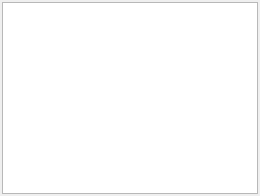
<?xml version="1.0" encoding="UTF-8"?>
<ui version="4.0">
 <class>WdgtTexto</class>
 <widget class="QWidget" name="WdgtTexto">
  <property name="geometry">
   <rect>
    <x>0</x>
    <y>0</y>
    <width>260</width>
    <height>196</height>
   </rect>
  </property>
  <property name="contextMenuPolicy">
   <enum>Qt::CustomContextMenu</enum>
  </property>
  <property name="windowTitle">
   <string>Form</string>
  </property>
  <layout class="QVBoxLayout" name="verticalLayout">
   <property name="spacing">
    <number>2</number>
   </property>
   <property name="leftMargin">
    <number>2</number>
   </property>
   <property name="topMargin">
    <number>2</number>
   </property>
   <property name="rightMargin">
    <number>2</number>
   </property>
   <property name="bottomMargin">
    <number>2</number>
   </property>
   <item>
    <widget class="QTextEdit" name="textEdit">
     <property name="contextMenuPolicy">
      <enum>Qt::CustomContextMenu</enum>
     </property>
    </widget>
   </item>
  </layout>
 </widget>
 <resources/>
 <connections/>
</ui>
